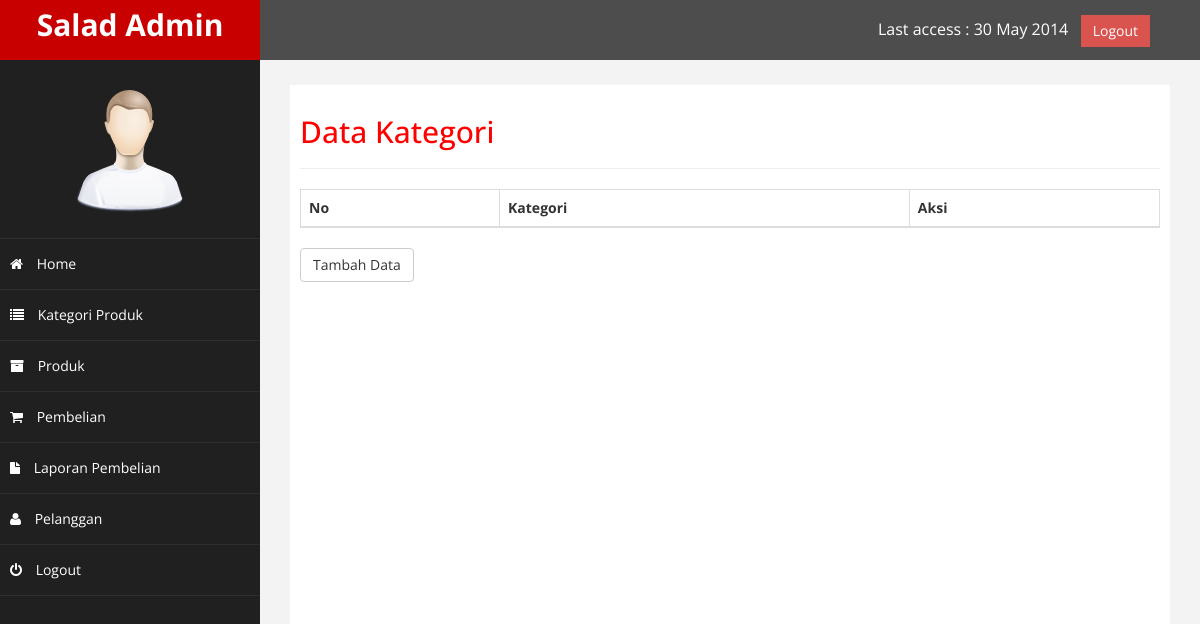
/admin/index.php?halaman=kategori (signed in), run on an earlier commit of the app's database.
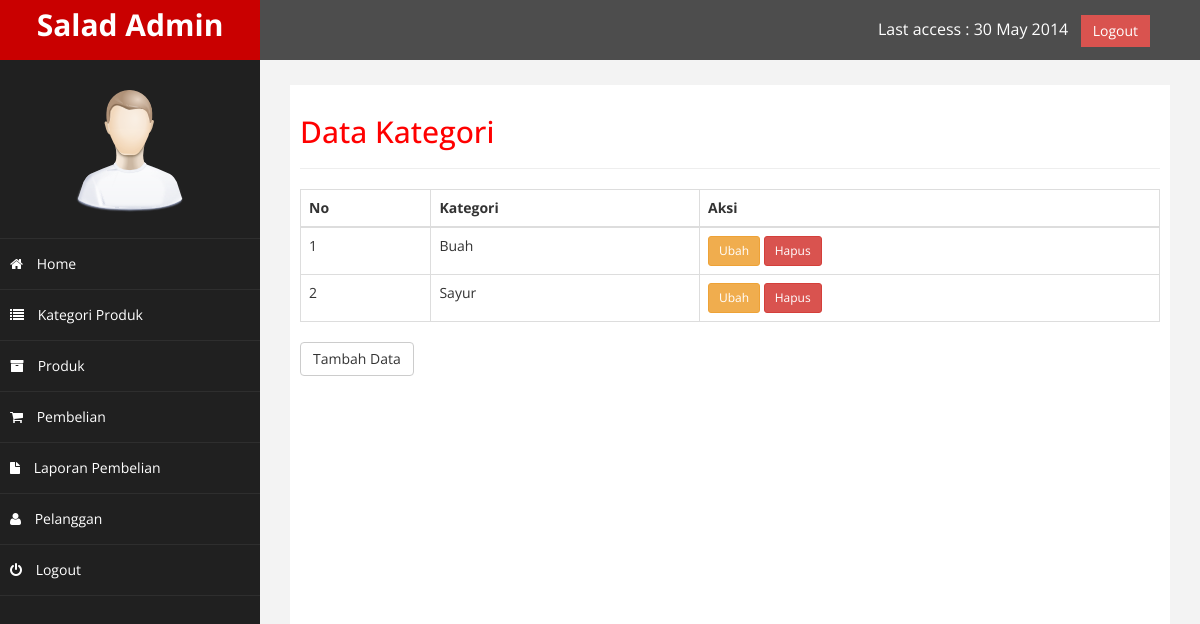
And on a later commit of the database.
### tables this page shows
CREATE TABLE `kategori` (
  `id_kategori` int(5) NOT NULL,
  `nama_kategori` varchar(100) NOT NULL
);

### admin/kategori.php (the view)
<h2> Data Kategori </h2>
<hr>
<?php
$semuadata=array();
$query=$koneksi->query("SELECT * FROM kategori");
while($data = $query->fetch_assoc())
{
    $semuadata[]=$data;
}
?>
<table class="table table-bordered">
    <thead>
        <tr>
            <th> No </th>
            <th> Kategori </th>
            <th> Aksi </th>
        </tr>
    </thead>
    <tbody>
        <?php foreach ($semuadata as $key =>$value): ?>
        <tr>
            <td><?php echo $key+1 ?></td>
            <td><?php echo $value["nama_kategori"] ?></td>
            <td>
                <a href="" class="btn btn-warning btn-sm">Ubah</a>
                <a href="" class="btn btn-danger btn-sm">Hapus</a>
            </td>
        </tr>
        <?php endforeach ?>
    </tbody>
</table>
<a href="" class="btn btn-default">Tambah Data</a>

### admin/index.php (shortened to what this page needs)
<?php
    include '../koneksi.php';
?>
<!DOCTYPE html>
<html xmlns="http://www.w3.org/1999/xhtml">
<head>
    <link href="assets/css/bootstrap.css" rel="stylesheet" />
    <link href="assets/css/font-awesome.css" rel="stylesheet" />
    <link href="assets/js/morris/morris-0.4.3.min.css" rel="stylesheet" />
    <link href="assets/css/custom.css" rel="stylesheet" />
</head>
<body>
    <div id="wrapper">
        <nav class="navbar navbar-default navbar-cls-top " role="navigation" style="margin-bottom: 0">
            <div class="navbar-header">
                <a class="navbar-brand" href="index.html">Salad Admin</a>
            </div>
  <div style="color: white;
padding: 15px 50px 5px 50px;
float: right;
font-size: 16px;"> Last access : 30 May 2014 &nbsp; <a href="logout.php" class="btn btn-danger square-btn-adjust">Logout</a> </div>
        </nav>
                <nav class="navbar-default navbar-side" role="navigation">
            <div class="sidebar-collapse">
                <ul class="nav" id="main-menu">
				<li class="text-center">
                    <img src="assets/img/find_user.png" class="user-image img-responsive"/>
					</li>
                    <li><a href="index.php"><i class="fa fa-home "></i> Home</a></li>
                    <li><a href="index.php?halaman=kategori"><i class="fa fa-list"></i> Kategori Produk</a></li>
                    <li><a href="index.php?halaman=produk"><i class="fa fa-archive "></i> Produk</a></li>
                    <li><a href="index.php?halaman=pembelian"><i class="fa fa-shopping-cart "></i> Pembelian</a></li>
                    <li><a href="index.php?halaman=laporan_pembelian"><i class="fa fa-file "></i> Laporan Pembelian</a></li>
                    <li><a href="index.php?halaman=pelanggan"><i class="fa fa-user "></i> Pelanggan</a></li>
                    <li><a href="index.php?halaman=logout"><i class="fa fa-power-off "></i> Logout</a></li>
                </ul>
            </div>
        </nav>
        <div id="page-wrapper" >
            <div id="page-inner">
                <?php
                    if(isset($_GET['halaman'])){
                        if($_GET['halaman']=="produk"){
                            include 'produk.php';
                        }
                        elseif($_GET['halaman']=="pembelian") {
                            include 'pembelian.php';
                        }
                        elseif($_GET['halaman']=="pelanggan") {
                            include 'pelanggan.php';
                        }
                        elseif($_GET['halaman']=='detail'){
                            include 'detail.php';
                        }
                        elseif($_GET['halaman']=='tambah-produk'){
                            include 'tambah-produk.php';
                        }
                        elseif($_GET['halaman']=='tambah-pelanggan'){
                            include 'tambah-pelanggan.php';
                        }
                        elseif($_GET['halaman']=='hapus-produk'){
                            include 'hapus-produk.php';
                        }
                        elseif($_GET['halaman']=='hapus-pelanggan'){
                            include 'hapus-pelanggan.php';
                        }
                        elseif($_GET['halaman']=='ubah-produk'){
                            include 'ubah-produk.php';
                        }
                        elseif($_GET['halaman']=='ubah-pelanggan'){
                            include 'ubah-pelanggan.php';
                        }
                        elseif($_GET['halaman']=='logout'){
                            include 'logout.php';
                        }
                        elseif($_GET['halaman']=='pembayaran'){
                            include 'pembayaran.php';
                        }
                        elseif($_GET['halaman']=='laporan_pembelian'){
                            include 'laporan_pembelian.php';
                        }
                        elseif($_GET['halaman']=='kategori'){
                            include 'kategori.php';
                        }
                        elseif($_GET['halaman']=='detailproduk'){
                            include 'detailproduk.php';
                        }
                        elseif($_GET['halaman']=='hapusfotoproduk'){
                            include 'hapusfotoproduk.php';
                        }
                    }
                    else{
                        include 'home.php';
                    }
                ?>
            </div>
            </div>
        </div>
</body>
</html>

### admin/assets/css/custom.css (style rules this page uses)
body { font-family: 'Open Sans', sans-serif; }
#wrapper { width: 100%; background:#202020; }
#page-wrapper { padding: 15px 15px; min-height: 600px; background:#F3F3F3; }
#page-inner { width:100%; margin:10px 20px 10px 0px; background-color:#fff!important; padding:10px; min-height:1200px; }
.text-center { text-align:center; }
h2 { color: #f00; }
.square-btn-adjust { border: 0px solid transparent; -webkit-border-radius: 0px; -moz-border-radius: 0px; border-radius: 0px; }
.user-image { margin: 25px auto; -webkit-border-radius: 10px; -moz-border-radius: 10px; border-radius: 10px; max-height:170px; max-width:170px; }
.navbar-cls-top .navbar-brand { color: #fff; background: #C90000; width: 260px; text-align: center; height: 60px; font-size: 30px; font-weight: 700; }
.sidebar-collapse , .sidebar-collapse .nav { background:none; }
.sidebar-collapse .nav { padding:0; }
.sidebar-collapse .nav > li > a { color:#fff; background:#202020; text-shadow:none; }
.sidebar-collapse > .nav > li > a { padding:15px 10px; }
.sidebar-collapse > .nav > li { border-bottom: 1px solid rgba(107, 108, 109, 0.19); }
.navbar-side { border:none; background-color: #202020; }
.navbar-cls-top { background:#4D4D4D; border-bottom:none; }
.navbar-default { border:0px solid black; }
.navbar-header { background: #A70303; }
.nav > li > a > i { margin-right:10px; }
@media (min-width:768px) { #page-wrapper { margin: 0 0 0 260px; padding: 15px 30px; min-height: 1200px; } }
@media (min-width:768px) { .navbar-side { z-index: 1; position: absolute; width: 260px; } }
@media (min-width:768px) { .navbar { border-radius: 0px; } }

What changed in the data, as far as the page shows it:
added kategori: nama_kategori "Buah"
added kategori: nama_kategori "Sayur"
